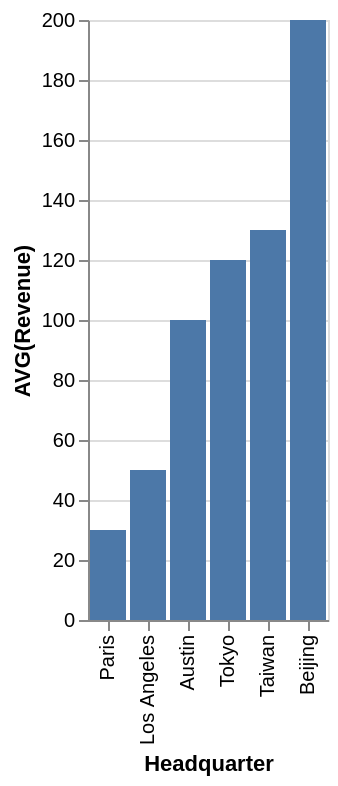

Vega-Lite specification stored for this chart:
### Vega-Lite specification from a JSON file in a GitHub repository (floating-point values rounded to 4 significant figures)
{"data": {"values": [{"x_data": "Paris", "y_data": 30}, {"x_data": "Los Angeles", "y_data": 50}, {"x_data": "Austin", "y_data": 100}, {"x_data": "Tokyo", "y_data": 120}, {"x_data": "Taiwan", "y_data": 130}, {"x_data": "Beijing", "y_data": 200}]}, "mark": "bar", "encoding": {"x": {"field": "x_data", "type": "nominal", "title": "Headquarter", "sort": {"op": "sum", "field": "y_data", "order": "ascending"}}, "y": {"field": "y_data", "type": "quantitative", "title": "AVG(Revenue)"}}}
